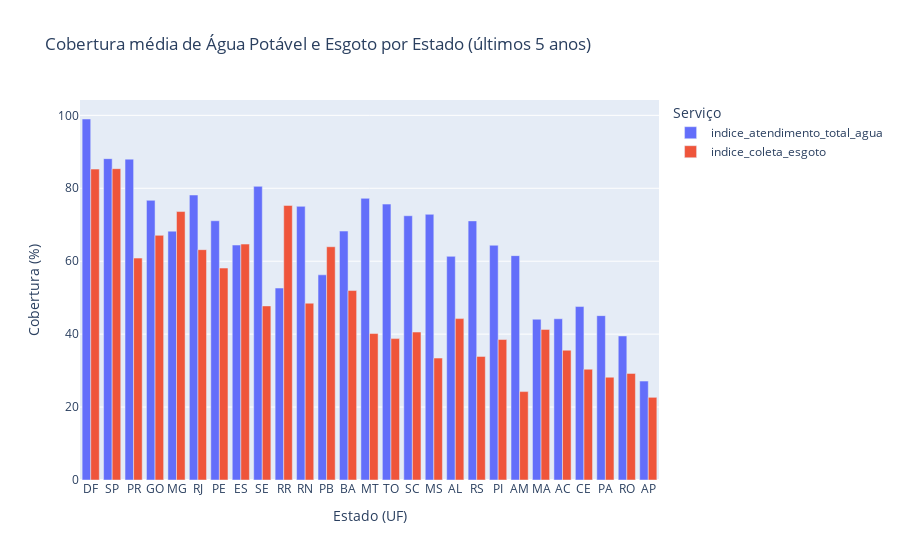

Notebook code cell kept with this figure:
### Code cell
import pandas as pd
import plotly.express as px

# Filtra apenas os últimos 5 anos disponíveis
anos_recentes = df_filtrado['ano'].sort_values(ascending=False).unique()[:5]
df_ultimos_5_anos = df_filtrado[df_filtrado['ano'].isin(anos_recentes)]

# Agrupa por estado, tira média dos índices
df_medio = df_ultimos_5_anos.groupby('sigla_uf')[
    ['indice_atendimento_total_agua', 'indice_coleta_esgoto']
].mean().reset_index()

# Renomeia para facilitar o gráfico
df_melt = df_medio.melt(id_vars='sigla_uf', var_name='Serviço', value_name='Cobertura (%)')

# Gráfico de barras agrupadas
fig = px.bar(
    df_melt,
    x='sigla_uf',
    y='Cobertura (%)',
    color='Serviço',
    barmode='group',
    title='Cobertura média de Água Potável e Esgoto por Estado (últimos 5 anos)',
    labels={'sigla_uf': 'Estado (UF)'}
)

fig.update_layout(xaxis={'categoryorder': 'total descending'})
fig.show()

### Figure 1 — Plotly figure (JSON) as saved in the notebook; plotly's stock layout.template omitted (floating-point values rounded to 4 significant figures)
{"data": [{"alignmentgroup": "True", "hovertemplate": "Serviço=indice_atendimento_total_agua<br>Estado (UF)=%{x}<br>Cobertura (%)=%{y}<extra></extra>", "legendgroup": "indice_atendimento_total_agua", "marker": {"color": "#636efa", "pattern": {"shape": ""}}, "name": "indice_atendimento_total_agua", "offsetgroup": "indice_atendimento_total_agua", "orientation": "v", "showlegend": true, "textposition": "auto", "type": "bar", "x": ["AC", "AL", "AM", "AP", "BA", "CE", "DF", "ES", "GO", "MA", "MG", "MS", "MT", "PA", "PB", "PE", "PI", "PR", "RJ", "RN", "RO", "RR", "RS", "SC", "SE", "SP", "TO"], "xaxis": "x", "y": [44.22, 61.33, 61.53, 27.13, 68.26, 47.57, 99.0, 64.43, 76.7, 44.09, 68.24, 72.86, 77.24, 45.07, 56.27, 71.1, 64.37, 87.99, 78.15, 75.04, 39.51, 52.64, 71.06, 72.47, 80.52, 88.13, 75.66], "yaxis": "y"}, {"alignmentgroup": "True", "hovertemplate": "Serviço=indice_coleta_esgoto<br>Estado (UF)=%{x}<br>Cobertura (%)=%{y}<extra></extra>", "legendgroup": "indice_coleta_esgoto", "marker": {"color": "#EF553B", "pattern": {"shape": ""}}, "name": "indice_coleta_esgoto", "offsetgroup": "indice_coleta_esgoto", "orientation": "v", "showlegend": true, "textposition": "auto", "type": "bar", "x": ["AC", "AL", "AM", "AP", "BA", "CE", "DF", "ES", "GO", "MA", "MG", "MS", "MT", "PA", "PB", "PE", "PI", "PR", "RJ", "RN", "RO", "RR", "RS", "SC", "SE", "SP", "TO"], "xaxis": "x", "y": [35.59, 44.26, 24.25, 22.67, 51.95, 30.38, 85.26, 64.69, 67.09, 41.3, 73.62, 33.43, 40.16, 28.19, 63.97, 58.12, 38.52, 60.85, 63.16, 48.49, 29.23, 75.29, 33.9, 40.57, 47.74, 85.38, 38.77], "yaxis": "y"}], "layout": {"barmode": "group", "legend": {"title": {"text": "Serviço"}, "tracegroupgap": 0}, "title": {"text": "Cobertura média de Água Potável e Esgoto por Estado (últimos 5 anos)"}, "xaxis": {"anchor": "y", "categoryorder": "total descending", "domain": [0, 1], "title": {"text": "Estado (UF)"}}, "yaxis": {"anchor": "x", "domain": [0, 1], "title": {"text": "Cobertura (%)"}}}}
